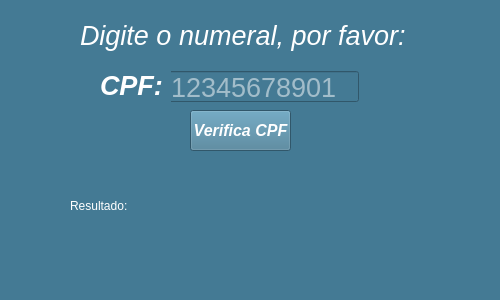
<?xml version="1.0" encoding="UTF-8"?>
<ui version="4.0">
 <class>MainWindow</class>
 <widget class="QMainWindow" name="MainWindow">
  <property name="geometry">
   <rect>
    <x>0</x>
    <y>0</y>
    <width>500</width>
    <height>300</height>
   </rect>
  </property>
  <property name="windowTitle">
   <string>Verifica CPF</string>
  </property>
  <property name="styleSheet">
   <string notr="true">background-color: rgb(68, 122, 148);</string>
  </property>
  <widget class="QWidget" name="centralWidget">
   <widget class="QLineEdit" name="lineEdit">
    <property name="geometry">
     <rect>
      <x>168</x>
      <y>71</y>
      <width>191</width>
      <height>31</height>
     </rect>
    </property>
    <property name="font">
     <font>
      <pointsize>20</pointsize>
     </font>
    </property>
    <property name="toolTip">
     <string>&lt;html&gt;&lt;head/&gt;&lt;body&gt;&lt;p&gt;Informe o número aqui sem espaços ou traços. O programa verificará os dois últimos digitos para você.&lt;/p&gt;&lt;/body&gt;&lt;/html&gt;</string>
    </property>
    <property name="styleSheet">
     <string notr="true">color: rgb(255, 255, 255);</string>
    </property>
    <property name="locale">
     <locale language="Portuguese" country="Brazil"/>
    </property>
    <property name="inputMask">
     <string>00000000000</string>
    </property>
    <property name="placeholderText">
     <string>12345678901</string>
    </property>
   </widget>
   <widget class="QLabel" name="label">
    <property name="geometry">
     <rect>
      <x>100</x>
      <y>60</y>
      <width>71</width>
      <height>51</height>
     </rect>
    </property>
    <property name="font">
     <font>
      <pointsize>20</pointsize>
      <weight>75</weight>
      <italic>true</italic>
      <bold>true</bold>
     </font>
    </property>
    <property name="styleSheet">
     <string notr="true">color: rgb(255, 255, 255);</string>
    </property>
    <property name="text">
     <string>CPF:</string>
    </property>
   </widget>
   <widget class="QLabel" name="label_2">
    <property name="geometry">
     <rect>
      <x>80</x>
      <y>20</y>
      <width>341</width>
      <height>31</height>
     </rect>
    </property>
    <property name="font">
     <font>
      <pointsize>20</pointsize>
      <italic>true</italic>
     </font>
    </property>
    <property name="styleSheet">
     <string notr="true">color: rgb(255, 255, 255);</string>
    </property>
    <property name="locale">
     <locale language="Portuguese" country="Brazil"/>
    </property>
    <property name="text">
     <string>Digite o numeral, por favor:</string>
    </property>
   </widget>
   <widget class="QPushButton" name="pushButton">
    <property name="geometry">
     <rect>
      <x>190</x>
      <y>110</y>
      <width>101</width>
      <height>41</height>
     </rect>
    </property>
    <property name="font">
     <font>
      <pointsize>12</pointsize>
      <weight>75</weight>
      <italic>true</italic>
      <bold>true</bold>
     </font>
    </property>
    <property name="styleSheet">
     <string notr="true">background-color: rgb(68, 122, 148);
color: rgb(255, 255, 255);</string>
    </property>
    <property name="locale">
     <locale language="Portuguese" country="Brazil"/>
    </property>
    <property name="text">
     <string>Verifica CPF</string>
    </property>
   </widget>
   <widget class="QLabel" name="label_3">
    <property name="geometry">
     <rect>
      <x>70</x>
      <y>170</y>
      <width>351</width>
      <height>71</height>
     </rect>
    </property>
    <property name="styleSheet">
     <string notr="true">background-color: rgb(68, 122, 148);
color: rgb(255, 255, 255);

</string>
    </property>
    <property name="locale">
     <locale language="Portuguese" country="Brazil"/>
    </property>
    <property name="text">
     <string>Resultado:</string>
    </property>
   </widget>
  </widget>
 </widget>
 <resources/>
 <connections/>
</ui>
